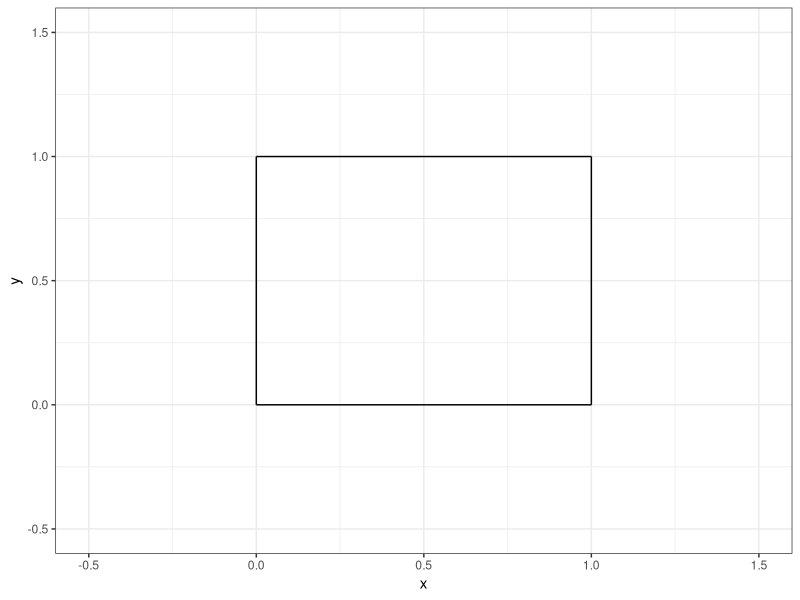
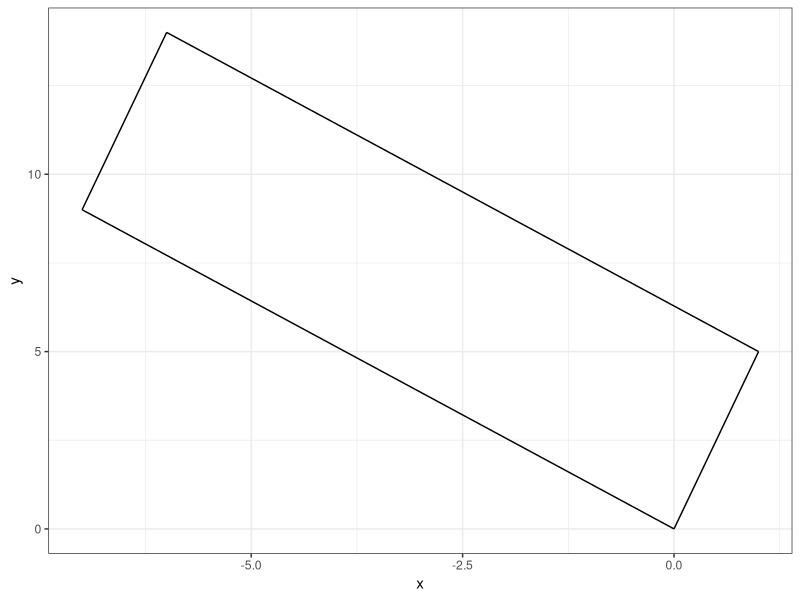
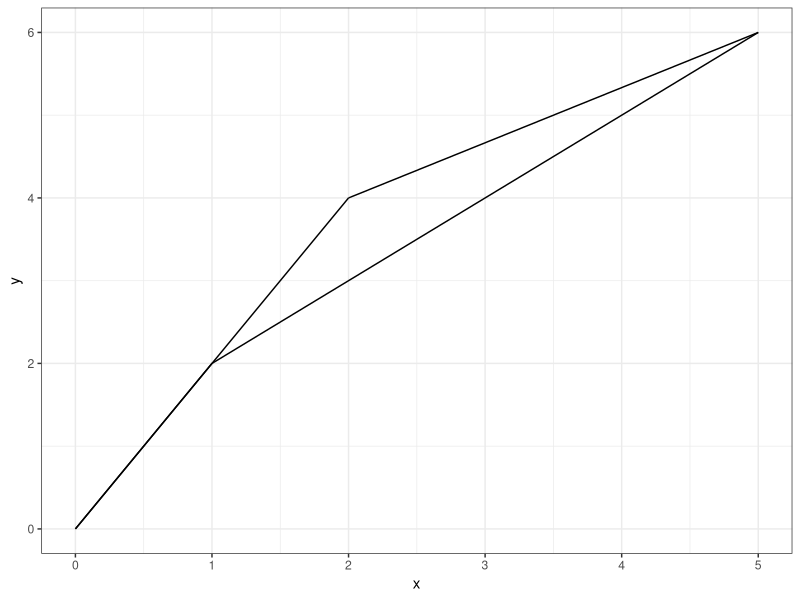
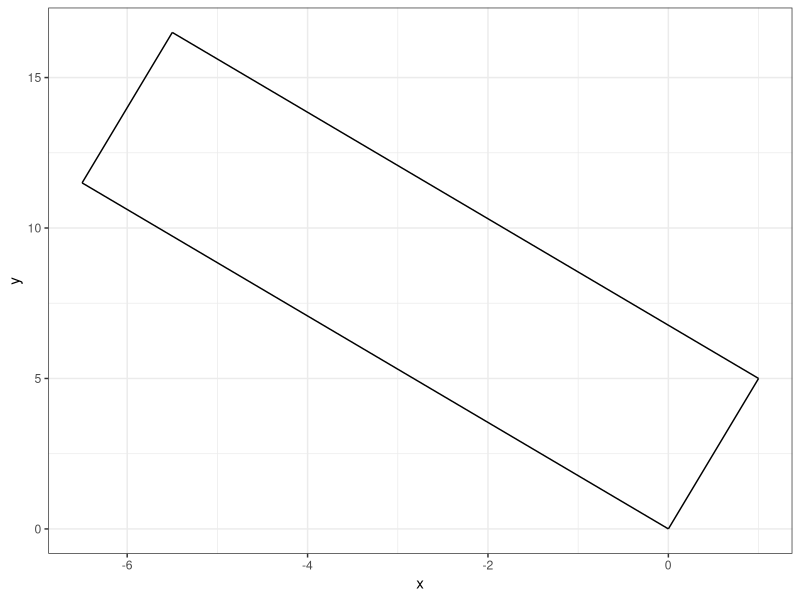
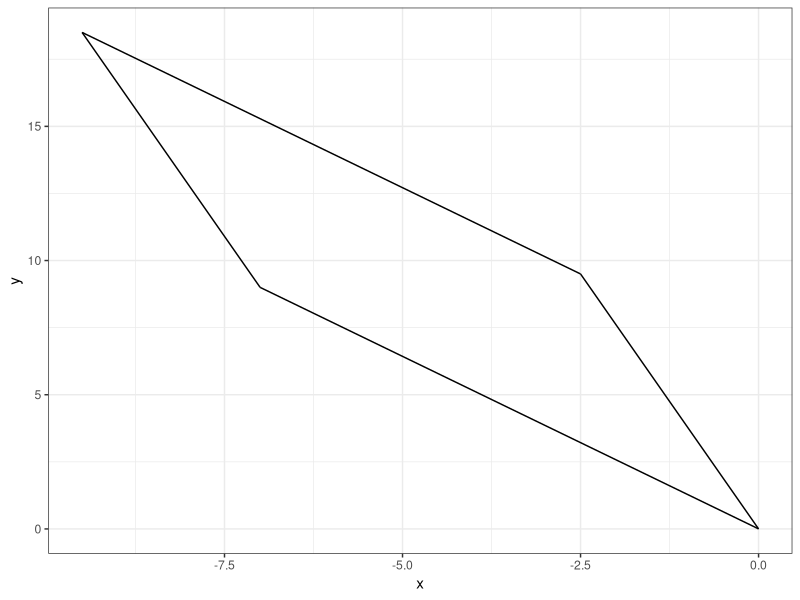
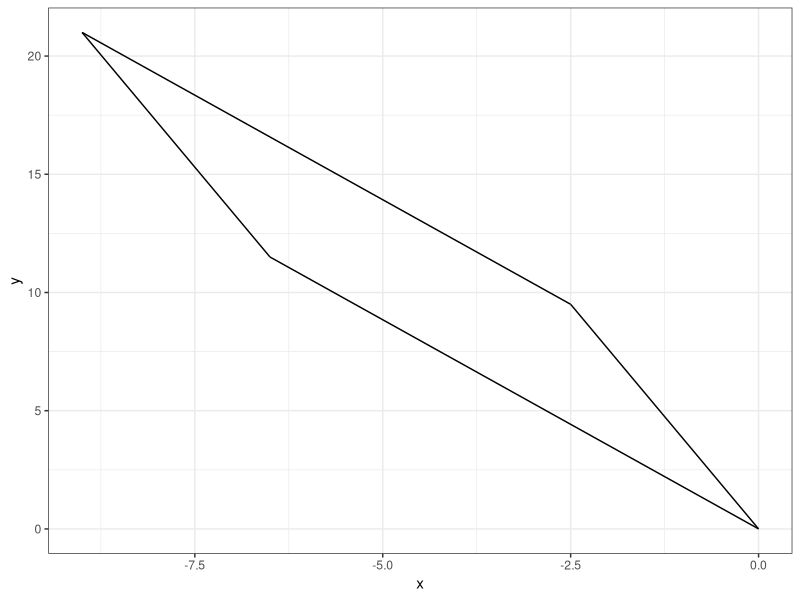
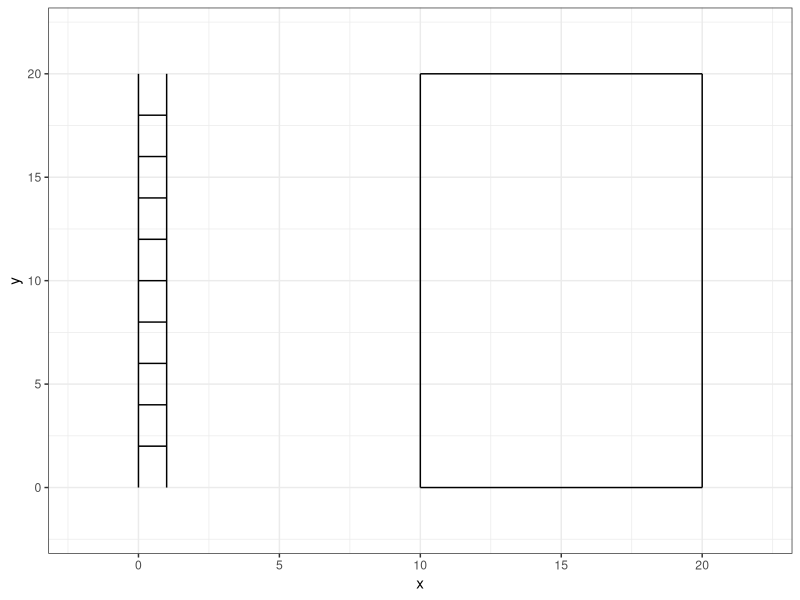

R code for these plots, in order:
## ---- chunk 1
#| echo: false

default_chunk_hook  <- knitr::knit_hooks$get("chunk")

latex_font_size <- c("Huge", "huge", "LARGE", "Large", 
                     "large", "normalsize", "small", 
                     "footnotesize", "scriptsize", "tiny")

knitr::knit_hooks$set(chunk = function(x, options) {
  x <- default_chunk_hook(x, options)
  if(options$size %in% latex_font_size) {
    paste0("\n \\", options$size, "\n\n", 
      x, 
      "\n\n \\normalsize"
    )
  } else {
    x
  }
})

## ---- chunk 2
#| label: load-packages
#| include: false
library(tidyverse)
## ---- chunk 3
#| label: fig-unitsquare
#| fig-cap: "The unit square."
#| fig-width: 3
#| fig-height: 3
#| scale: "80%"
#| fig-align: "center"
#| size: "scriptsize"
ggplot() +
  geom_segment(aes(x = 0, xend = 0,
                   y=0, yend = 1))+
  geom_segment(aes(x = 0, xend = 1,
                   y=1, yend = 1))+
  geom_segment(aes(x = 1, xend = 1,
                   y=0, yend = 1))+
  geom_segment(aes(x = 0, xend = 1,
                   y=0, yend = 0)) +
  theme_bw() + 
  xlim(-0.5, 1.5)+
  ylim(-0.5, 1.5)+
  labs(x = "x", 
       y = "y")
## ---- chunk 4
(M=matrix(data=c(1, 0, 0, 1), nrow=2, ncol=2, byrow=T))
# storing M to use for part b
## ---- chunk 5
(A = matrix(data=c(1, -7, 5, 9), nrow=2, ncol=2, byrow=T))
## ---- chunk 6
(T = A%*%M)
## ---- chunk 7
(basis.vector1 = T[ , 1])
(basis.vector2 = T[ , 2])
## ---- chunk 8
p0 <- c(0, 0)
p1 <- c(1, 5)
p2 <- c(-6, 14)
p3 <- c(-7, 9)
## ---- chunk 9
#| label: fig-unitsquare2
#| fig-cap: "The unit square 2."
#| fig-width: 3
#| fig-height: 3
#| scale: "80%"
#| fig-align: "center"
#| size: "scriptsize"
ggplot() +
  geom_segment(aes(x = p0[1], y = p0[2], xend = p1[1], yend = p1[2])) +
  geom_segment(aes(x = p1[1], y = p1[2], xend = p2[1], yend = p2[2])) +
  geom_segment(aes(x = p2[1], y = p2[2], xend = p3[1], yend = p3[2])) +
  geom_segment(aes(x = p3[1], y = p3[2], xend = p0[1], yend = p0[2])) +
  theme_bw() +
  # xlim(-15, 15) +
  # ylim(-5, 25) +
  labs(x = "x", y = "y")
## ---- chunk 10
det(A)
## ---- chunk 11
(A = matrix(data = c(1, 2, 2, 4), nrow=2, ncol=2, byrow=T)) 
## ---- chunk 12
(T = A%*%M)
## ---- chunk 13
(basis.vector1 = T[ , 1])
(basis.vector2 = T[ , 2])
## ---- chunk 14
p0 = c(0, 0)
p1 = c(1, 2)
p2 = c(5, 6)
p3 = c(2, 4)
## ---- chunk 15
#| label: fig-unitsquare3
#| fig-cap: "The unit square 3."
#| fig-width: 3
#| fig-height: 3
#| scale: "80%"
#| fig-align: "center"
#| size: "scriptsize"
ggplot() +
  geom_segment(aes(x = p0[1], y = p0[2], xend = p1[1], yend = p1[2])) +
  geom_segment(aes(x = p1[1], y = p1[2], xend = p2[1], yend = p2[2])) +
  geom_segment(aes(x = p2[1], y = p2[2], xend = p3[1], yend = p3[2])) +
  geom_segment(aes(x = p3[1], y = p3[2], xend = p0[1], yend = p0[2])) +
  theme_bw() +
  # xlim(-15, 15) +
  # ylim(-5, 25) +
  labs(x = "x", y = "y")
## ---- chunk 16
det(A)
## ---- chunk 17
(M = matrix(data = c(1, 0.5, 0, 1), nrow=2, ncol=2, byrow=T))
(A = matrix(data = c(1, -7, 5, 9), nrow=2, ncol=2, byrow=T))
(T = A%*%M)
## ---- chunk 18
p0 <- c(0, 0)
p1 <- c(1, 5)
p2 <- c(-5.5, 16.5)
p3 <- c(-6.5, 11.5)
## ---- chunk 19
#| label: fig-unitsquare4
#| fig-cap: "The unit square 4."
#| fig-width: 3
#| fig-height: 3
#| scale: "80%"
#| fig-align: "center"
#| size: "scriptsize"
ggplot() +
  geom_segment(aes(x = p0[1], y = p0[2], xend = p1[1], yend = p1[2])) +
  geom_segment(aes(x = p1[1], y = p1[2], xend = p2[1], yend = p2[2])) +
  geom_segment(aes(x = p2[1], y = p2[2], xend = p3[1], yend = p3[2])) +
  geom_segment(aes(x = p3[1], y = p3[2], xend = p0[1], yend = p0[2])) +
  theme_bw() +
  # xlim(-15, 15) +
  # ylim(-5, 25) +
  labs(x = "x", y = "y")
## ---- chunk 20
(M = matrix(data = c(1, 0, 0.5, 1), nrow=2, ncol=2, byrow=T))
(T = A%*%M)
## ---- chunk 21
p0 <- c(0, 0)
p1 <- c(-2.5, 9.5)
p2 <- c(-9.5, 18.5)
p3 <- c(-7, 9)
## ---- chunk 22
#| label: fig-unitsquare5
#| fig-cap: "The unit square 5."
#| fig-width: 3
#| fig-height: 3
#| scale: "80%"
#| fig-align: "center"
#| size: "scriptsize"
ggplot() +
  geom_segment(aes(x = p0[1], y = p0[2], xend = p1[1], yend = p1[2])) +
  geom_segment(aes(x = p1[1], y = p1[2], xend = p2[1], yend = p2[2])) +
  geom_segment(aes(x = p2[1], y = p2[2], xend = p3[1], yend = p3[2])) +
  geom_segment(aes(x = p3[1], y = p3[2], xend = p0[1], yend = p0[2])) +
  theme_bw() +
  # xlim(-15, 15) +
  # ylim(-5, 25) +
  labs(x = "x", y = "y")
## ---- chunk 23
(M = matrix(data = c(1, 0.5, 0.5, 1), nrow=2, ncol=2, byrow=T))
(T = A%*%M)
## ---- chunk 24
p0 <- c(0, 0)
p1 <- c(-2.5, 9.5)
p2 <- c(-9, 21)
p3 <- c(-6.5, 11.5)
## ---- chunk 25
#| label: fig-unitsquare6
#| fig-cap: "The unit square 6."
#| fig-width: 3
#| fig-height: 3
#| scale: "80%"
#| fig-align: "center"
#| size: "scriptsize"
ggplot() +
  geom_segment(aes(x = p0[1], y = p0[2], xend = p1[1], yend = p1[2])) +
  geom_segment(aes(x = p1[1], y = p1[2], xend = p2[1], yend = p2[2])) +
  geom_segment(aes(x = p2[1], y = p2[2], xend = p3[1], yend = p3[2])) +
  geom_segment(aes(x = p3[1], y = p3[2], xend = p0[1], yend = p0[2])) +
  theme_bw() +
  # xlim(-15, 15) +
  # ylim(-5, 25) +
  labs(x = "x", y = "y")
## ---- chunk 26
x = c(0,0,1,1,0,1,0,1,0,1,0,1,0,1,0,1,0,1,0,1,0,1)
y = c(0,20,0,20,2,2,4,4,6,6,8,8,10,10,12,12,14,14,16,16,18,18)
group = rep(1:11, each =2)
ladder = data.frame(col1 = x, col2 = y, col3 = group)
## ---- chunk 27
#| label: fig-ladder
#| fig-cap: "A ladder."
#| fig-width: 3
#| fig-height: 3
#| scale: "80%"
#| fig-align: "center"
#| size: "scriptsize"
ggplot() +
  geom_path(data = ladder, 
              aes(x = x, y = y, group = group)) +
                  geom_segment(aes(x = 10, xend = 10,
                   y=0, yend = 20))+
  geom_segment(aes(x = 10, xend = 20,
                   y=20, yend = 20))+
  geom_segment(aes(x = 20, xend = 20,
                   y=0, yend = 20))+
  geom_segment(aes(x = 10, xend = 20,
                   y=0, yend = 0)) +
  theme_bw() +
  xlim(-2,22) +
  ylim(-2,22)
